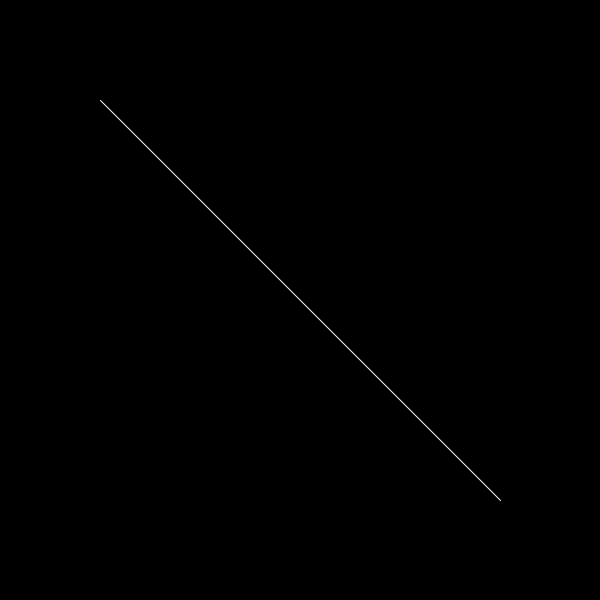
Frame 1 (no input)
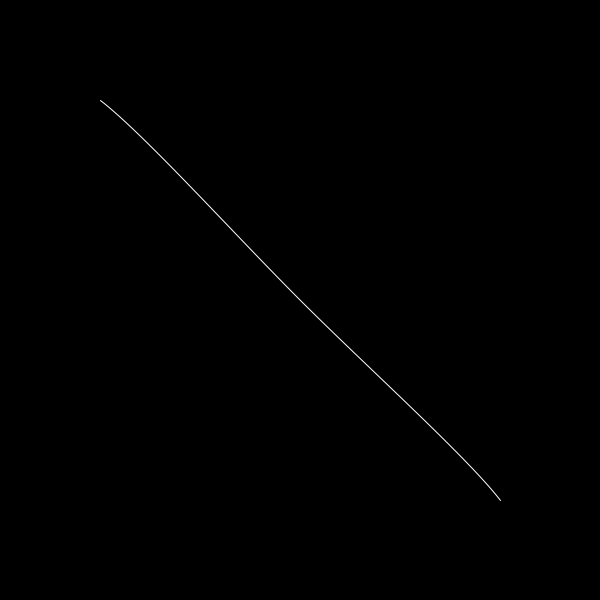
Frame 60 (the mouse pressed at the canvas centre just before this capture)
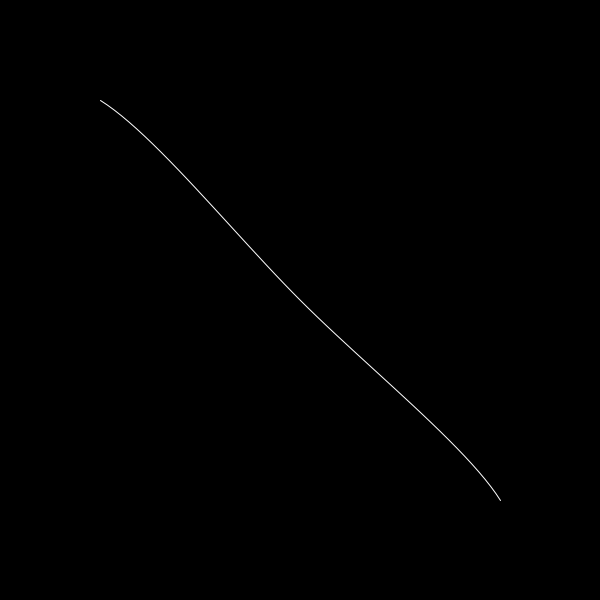
Frame 120 (the mouse held since frame 60 and released just before this capture)

The Processing sketch that drew these frames (run headless with seeded random() and noise(); from frame 60 on, the mouse is pressed at the canvas centre):

// Processing sketch: curveVertex_anime
// ── curveVertex_anime.pde
// renaud.jean-francois(arobas)uqam(point)ca
// Syntaxe Processing version 3.0b6
// mardi, 22 septembre 2015


int ax1, ay1, lx1, ly1, lx2, ly2, ax2, ay2;

void setup() {
  size(600, 600);
  background(0);
  noFill();
  stroke(255);
  //noLoop();
}

void draw() {
  background(0);

  ax1 = 100;
  ay1 = 100;
  lx1 = ax1-frameCount;
  ly1 = ay1;
  ax2 = 500;
  ay2 = 500;
  lx2 = 500;
  ly2 = ay2+frameCount;

  //bezier(ax1,ay1,lx1,ly1,lx2,ly2,ax2,ay2);
  //curve(lx1,ly1,ax1,ay1,ax2,ay2,lx2,ly2);

  beginShape();
  curveVertex(lx1, ly1);
  curveVertex(ax1, ay1);
  // point additionnel
  curveVertex(width/2,height/2);
  curveVertex(ax2, ay2);
  curveVertex(lx2, ly2);
  endShape();
}
